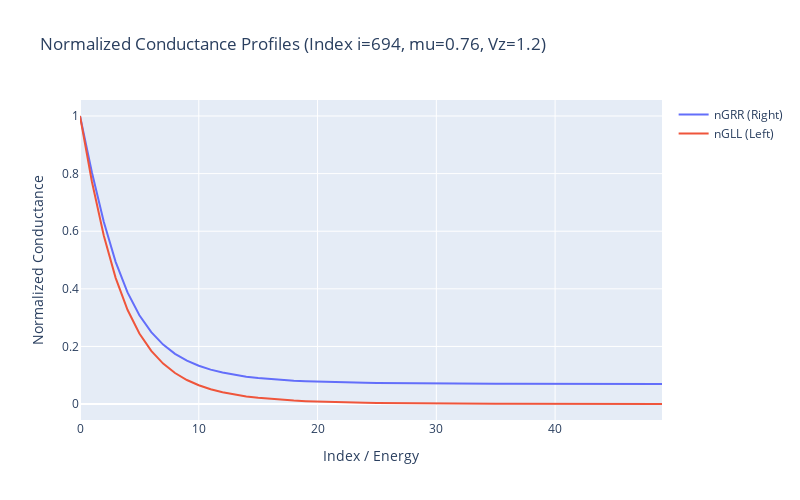

Here is the notebook cell this chart was saved with:
### Code cell
import numpy as np
import plotly.graph_objects as go

# --- Your existing data processing ---
i = 694
GLL = barrier_left_conductance_left_arr[i, :]
GRR = barrier_left_conductance_right_arr[i, :]

nGRR = GRR/np.max(GRR)
nGLL = GLL/np.max(GLL)

print(hp.calc_correlation(nGRR, nGLL))

# --- Plotly Visualization ---
fig = go.Figure()

# Add the right conductance curve
fig.add_trace(go.Scatter(
    y=nGRR, 
    mode='lines', 
    name='nGRR (Right)'
))

# Add the left conductance curve
fig.add_trace(go.Scatter(
    y=nGLL, 
    mode='lines', 
    name='nGLL (Left)'
))

# Update layout for a cleaner look
fig.update_layout(
    title=f'Normalized Conductance Profiles (Index i={i}, mu={params_list[693][1]}, Vz={params_list[693][2]})',
    xaxis_title='Index / Energy', # Update this to your actual x-axis variable if you have one
    yaxis_title='Normalized Conductance',
    width=800,
    height=500,
    hovermode='x unified'  # This makes it easy to compare values at the exact same x-coordinate
)

fig.show()

### Figure 1 — Plotly figure (JSON) as saved in the notebook; plotly's stock layout.template omitted (floating-point values rounded to 4 significant figures)
{"data": [{"mode": "lines", "name": "nGRR (Right)", "type": "scatter", "y": [1.0, 0.805, 0.6327, 0.4938, 0.3874, 0.3081, 0.2495, 0.2064, 0.1745, 0.1508, 0.133, 0.1195, 0.1092, 0.1013, 0.09517, 0.09035, 0.08654, 0.08351, 0.08109, 0.07913, 0.07754, 0.07624, 0.07517, 0.0743, 0.07357, 0.07296, 0.07245, 0.07202, 0.07166, 0.07136, 0.0711, 0.07087, 0.07069, 0.07052, 0.07038, 0.07026, 0.07016, 0.07007, 0.06999, 0.06992, 0.06986, 0.0698, 0.06976, 0.06972, 0.06968, 0.06965, 0.06962, 0.06959, 0.06957, 0.06955]}, {"mode": "lines", "name": "nGLL (Left)", "type": "scatter", "y": [1.0, 0.7727, 0.5849, 0.4381, 0.3272, 0.2451, 0.1848, 0.1405, 0.1077, 0.0834, 0.06517, 0.05138, 0.04085, 0.03274, 0.02644, 0.0215, 0.0176, 0.0145, 0.01201, 0.01001, 0.008379, 0.00705, 0.005959, 0.005058, 0.004311, 0.003688, 0.003167, 0.002729, 0.002359, 0.002046, 0.00178, 0.001552, 0.001358, 0.001191, 0.001047, 0.0009223, 0.0008146, 0.0007211, 0.0006396, 0.0005686, 0.0005064, 0.0004518, 0.0004039, 0.0003617, 0.0003245, 0.0002916, 0.0002624, 0.0002365, 0.0002135, 0.000193]}], "layout": {"height": 500, "hovermode": "x unified", "title": {"text": "Normalized Conductance Profiles (Index i=694, mu=0.76, Vz=1.2)"}, "width": 800, "xaxis": {"title": {"text": "Index / Energy"}}, "yaxis": {"title": {"text": "Normalized Conductance"}}}}
